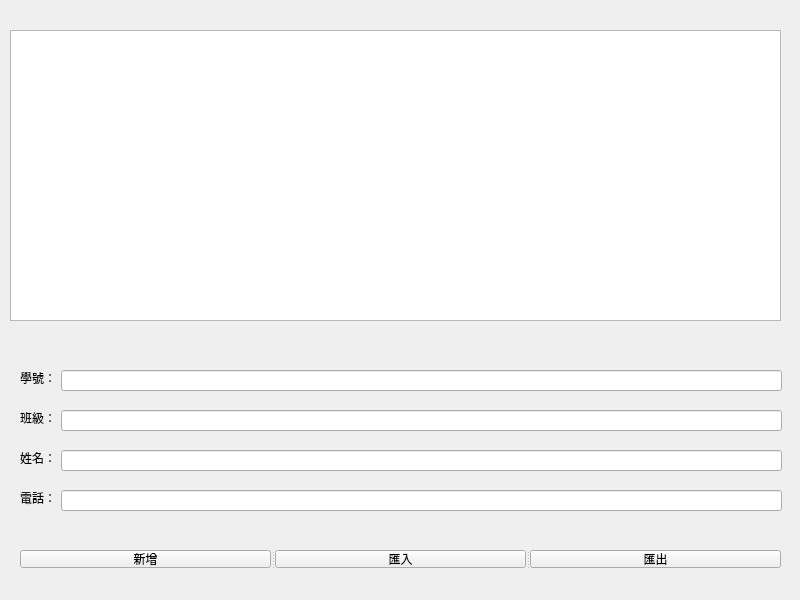
<?xml version="1.0" encoding="UTF-8"?>
<ui version="4.0">
 <class>Widget</class>
 <widget class="QWidget" name="Widget">
  <property name="geometry">
   <rect>
    <x>0</x>
    <y>0</y>
    <width>800</width>
    <height>600</height>
   </rect>
  </property>
  <property name="windowTitle">
   <string>Widget</string>
  </property>
  <widget class="QTableWidget" name="tableWidget">
   <property name="geometry">
    <rect>
     <x>10</x>
     <y>30</y>
     <width>771</width>
     <height>291</height>
    </rect>
   </property>
  </widget>
  <widget class="QLineEdit" name="lineEdit">
   <property name="geometry">
    <rect>
     <x>61</x>
     <y>370</y>
     <width>721</width>
     <height>21</height>
    </rect>
   </property>
  </widget>
  <widget class="QLabel" name="label">
   <property name="geometry">
    <rect>
     <x>20</x>
     <y>370</y>
     <width>36</width>
     <height>16</height>
    </rect>
   </property>
   <property name="text">
    <string>學號：</string>
   </property>
  </widget>
  <widget class="QLineEdit" name="lineEdit_2">
   <property name="geometry">
    <rect>
     <x>61</x>
     <y>410</y>
     <width>721</width>
     <height>21</height>
    </rect>
   </property>
  </widget>
  <widget class="QLabel" name="label_2">
   <property name="geometry">
    <rect>
     <x>20</x>
     <y>410</y>
     <width>36</width>
     <height>16</height>
    </rect>
   </property>
   <property name="text">
    <string>班級：</string>
   </property>
  </widget>
  <widget class="QLineEdit" name="lineEdit_3">
   <property name="geometry">
    <rect>
     <x>61</x>
     <y>450</y>
     <width>721</width>
     <height>21</height>
    </rect>
   </property>
  </widget>
  <widget class="QLabel" name="label_3">
   <property name="geometry">
    <rect>
     <x>20</x>
     <y>450</y>
     <width>36</width>
     <height>16</height>
    </rect>
   </property>
   <property name="text">
    <string>姓名：</string>
   </property>
  </widget>
  <widget class="QLineEdit" name="lineEdit_4">
   <property name="geometry">
    <rect>
     <x>61</x>
     <y>490</y>
     <width>721</width>
     <height>21</height>
    </rect>
   </property>
  </widget>
  <widget class="QLabel" name="label_4">
   <property name="geometry">
    <rect>
     <x>20</x>
     <y>490</y>
     <width>36</width>
     <height>16</height>
    </rect>
   </property>
   <property name="text">
    <string>電話：</string>
   </property>
  </widget>
  <widget class="QSplitter" name="splitter">
   <property name="geometry">
    <rect>
     <x>20</x>
     <y>550</y>
     <width>761</width>
     <height>18</height>
    </rect>
   </property>
   <property name="orientation">
    <enum>Qt::Orientation::Horizontal</enum>
   </property>
   <widget class="QPushButton" name="pushButton">
    <property name="text">
     <string>新增</string>
    </property>
   </widget>
   <widget class="QPushButton" name="pushButton_3">
    <property name="text">
     <string>匯入</string>
    </property>
   </widget>
   <widget class="QPushButton" name="pushButton_2">
    <property name="text">
     <string>匯出</string>
    </property>
   </widget>
  </widget>
 </widget>
 <resources/>
 <connections/>
</ui>
